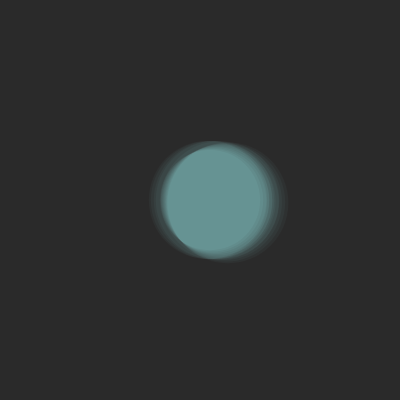
Frame 1 (no input)
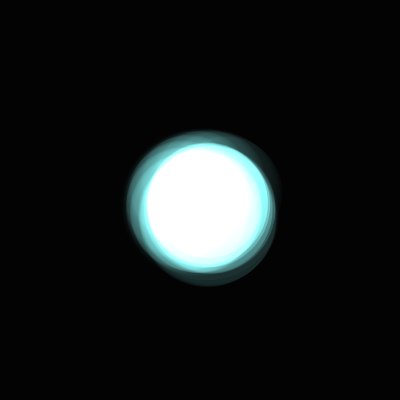
Frame 60 (no input)
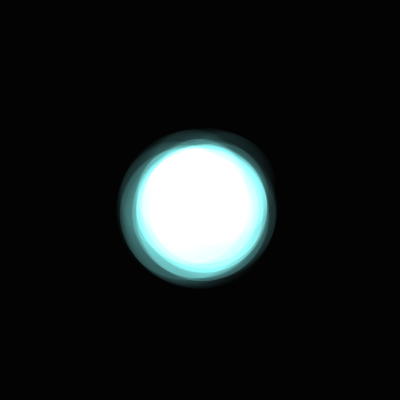
Frame 120 (the mouse pressed at the canvas centre since frame 60)

The p5.js sketch that drew these frames (run headless with seeded random() and noise() and a simulated clock; from frame 60 on, the mouse is pressed at the canvas centre):

// p5.js sketch
// ── sketch.js
function setup() {
  createCanvas(400, 400);
  background(50);
}

function draw() {
  background(0, 40);
  push();
  blendMode(ADD);

  translate(width/2, height/2);

  let freq, amp;
  let x, y, dia;

//debug
  // stroke(255,0,0);
  // noFill();

//normal display
  noStroke();
  fill(102,186,183,10);

  circleDia = 100;

  for (let i = 0; i<10; i++){
    freq = frameCount * (0.01 + i*0.01);
    amp = 10 + i*2;
    x = cos(freq) * amp;
    y = sin(freq) * amp;
    dia = sin(freq) * amp;
    circleDia = 100+i*2
    ellipse(x,y,circleDia+dia,circleDia+dia);

  }

  freq = frameCount * 0.01;
  amp = 10;
  x = cos(freq) * amp;
  y = sin(freq) * amp;
  dia = sin(freq) * amp;
  ellipse(x,y,circleDia+dia,circleDia+dia);

  freq = frameCount * 0.015;
  amp = 13;
  x = cos(freq) * amp;
  y = sin(freq) * amp;
  dia = sin(freq) * amp;
  ellipse(x,y,circleDia+dia,circleDia+dia);

  freq = frameCount * 0.008;
  amp = 8;
  x = cos(freq) * amp;
  y = sin(freq) * amp;
  dia = sin(freq) * amp;
  ellipse(x,y,circleDia+dia,circleDia+dia);

  freq = frameCount * 0.02;
  amp = 20;
  x = cos(freq) * amp;
  y = sin(freq) * amp;
  dia = sin(freq) * amp;
  ellipse(x,y,circleDia+dia,circleDia+dia);

  freq = frameCount * 0.012;
  amp = 15;
  x = cos(freq) * amp;
  y = sin(freq) * amp;
  dia = sin(freq) * amp;
  ellipse(x,y,circleDia+dia,circleDia+dia);



  pop();
}
